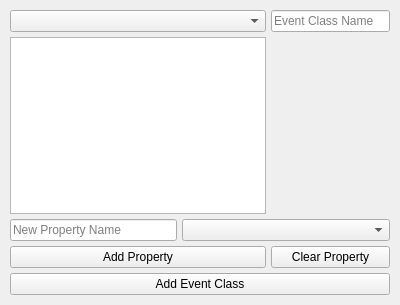
<?xml version="1.0" encoding="UTF-8"?>
<ui version="4.0">
 <class>NewEventClass</class>
 <widget class="QWidget" name="NewEventClass">
  <property name="geometry">
   <rect>
    <x>0</x>
    <y>0</y>
    <width>400</width>
    <height>305</height>
   </rect>
  </property>
  <property name="windowTitle">
   <string>Form</string>
  </property>
  <layout class="QGridLayout" name="gridLayout">
   <property name="leftMargin">
    <number>10</number>
   </property>
   <property name="topMargin">
    <number>10</number>
   </property>
   <property name="rightMargin">
    <number>10</number>
   </property>
   <property name="bottomMargin">
    <number>10</number>
   </property>
   <property name="spacing">
    <number>5</number>
   </property>
   <item row="2" column="0" colspan="2">
    <widget class="QLineEdit" name="PropertyName">
     <property name="placeholderText">
      <string>New Property Name</string>
     </property>
    </widget>
   </item>
   <item row="1" column="0" colspan="3">
    <widget class="QTableWidget" name="ClassProperties"/>
   </item>
   <item row="2" column="2" colspan="2">
    <widget class="QComboBox" name="PropertyDataType">
     <property name="placeholderText">
      <string>Data Type</string>
     </property>
    </widget>
   </item>
   <item row="0" column="3">
    <widget class="QLineEdit" name="ClassName">
     <property name="text">
      <string/>
     </property>
     <property name="placeholderText">
      <string>Event Class Name</string>
     </property>
    </widget>
   </item>
   <item row="3" column="3">
    <widget class="QPushButton" name="ClearProperty">
     <property name="text">
      <string>Clear Property</string>
     </property>
    </widget>
   </item>
   <item row="3" column="0" colspan="3">
    <widget class="QPushButton" name="AddProperty">
     <property name="text">
      <string>Add Property</string>
     </property>
    </widget>
   </item>
   <item row="0" column="0" colspan="3">
    <widget class="QComboBox" name="ParentClass">
     <property name="placeholderText">
      <string>Parent Class</string>
     </property>
    </widget>
   </item>
   <item row="4" column="0" colspan="4">
    <widget class="QPushButton" name="ConfirmAddEventClass">
     <property name="text">
      <string>Add Event Class</string>
     </property>
    </widget>
   </item>
  </layout>
 </widget>
 <layoutdefault spacing="6" margin="10"/>
 <resources/>
 <connections/>
 <designerdata>
  <property name="gridDeltaX">
   <number>10</number>
  </property>
  <property name="gridDeltaY">
   <number>10</number>
  </property>
  <property name="gridSnapX">
   <bool>true</bool>
  </property>
  <property name="gridSnapY">
   <bool>true</bool>
  </property>
  <property name="gridVisible">
   <bool>true</bool>
  </property>
 </designerdata>
</ui>
